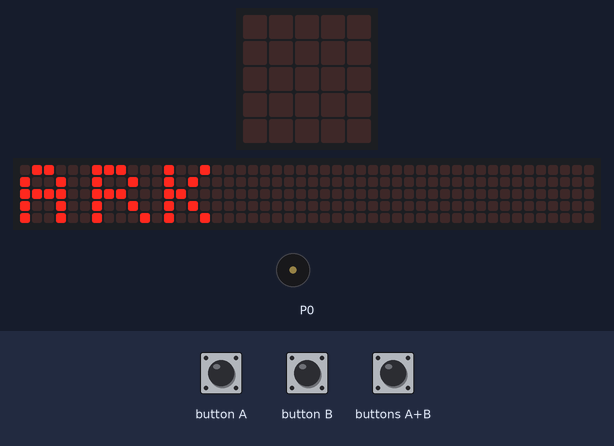
This program was run on a simulated BBC micro:bit (MakeCode). Parts: the board's 5×5 LED display, a strip that is not on the board, showing the scrolling text unrolled, buzzer (waves = sounding). The inputs (shaded band) are chosen by the test bench. The 48×5 strip is a reading aid, not a part: it shows the text the display is scrolling, unrolled, one strip-width of it at a time.

Above: at 3.8 s.
5.5 s: button A pressed for 0.15 s
At 7.0 s:
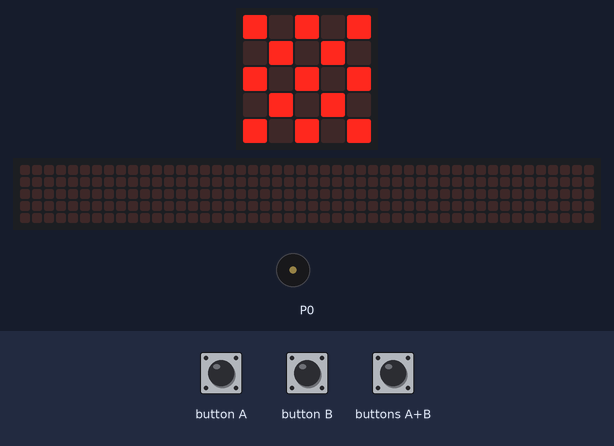
8.6 s: button B pressed for 0.15 s
9.3 s: buttons A+B pressed for 0.15 s
At 9.6 s:
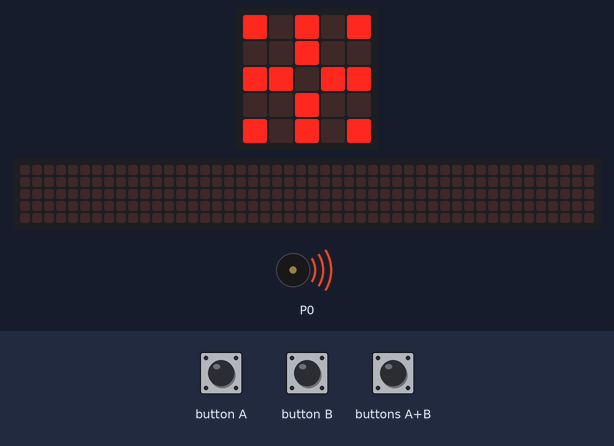
10.0 s: button A pressed for 0.15 s
At 10.6 s:
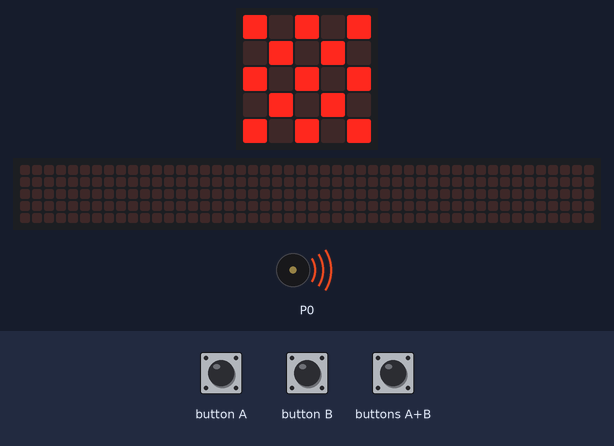
10.7 s: button B pressed for 0.15 s
At 13.5 s:
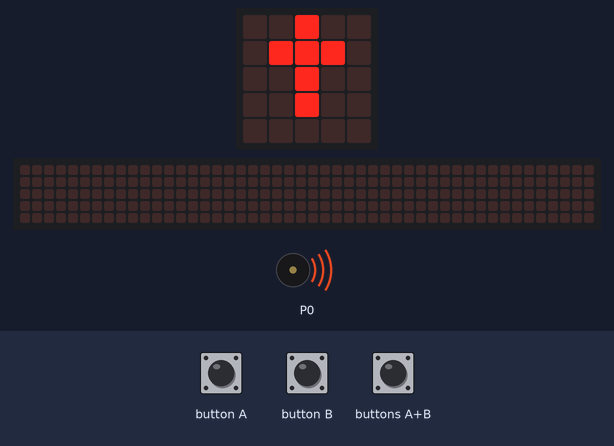
14.4 s: buttons A+B pressed for 1 s
At 16.24 s:
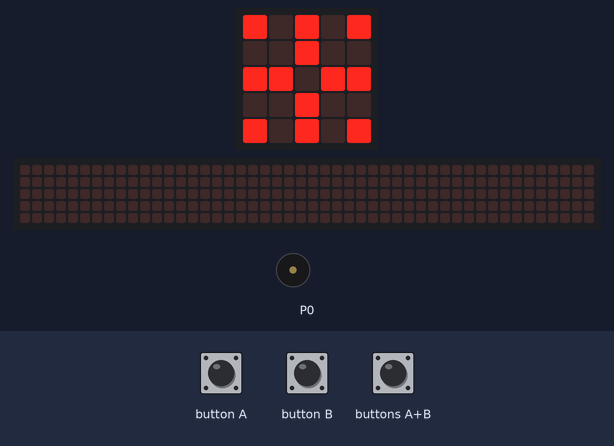
Timing chart, 0 to 17.0 s (numbered marks = the images above; inputs shaded):
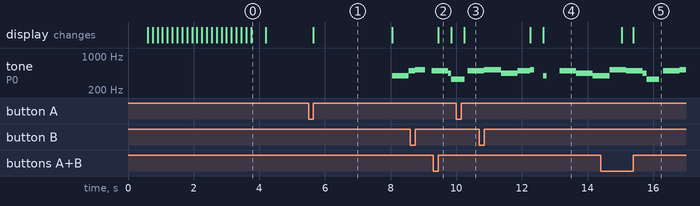

Measured:
- after the input at 5.5 s, tone on P0: silent → 392 Hz after 2.6 s, → 494 Hz 0.51 s later; the display: changes after 0.15 s (image 1)
- after the input at 8.6 s, tone on P0: 494 Hz → 523 Hz after 0.15 s, → silent 0.31 s later, → 494 Hz 0.20 s later
- after the input at 9.3 s, the display: changes after 0.15 s (image 2)
- after the input at 10.0 s, the display: changes after 0.25 s (image 3)
- after the input at 10.7 s, the display: first differs from a run without the input after 2.0 s (image 4)
- after the input at 14.4 s, the display: first differs from a run without the input after 1.0 s (image 5)
- what the display in image 0 shows lasts 0.4 s, from 3.8 s to 4.2 s

The program:

main.ts
```typescript
input.onButtonPressed(Button.A, function () {
    basic.showLeds(`
        # . # . #
        . # . # .
        # . # . #
        . # . # .
        # . # . #
        `)
    basic.pause(2000)
    basic.clearScreen()
    music.playMelody("G B A G C5 B A B ", 120)
})
input.onGesture(Gesture.Shake, function () {
    music.playMelody("A F E F D G E F ", 80)
})
input.onButtonPressed(Button.AB, function () {
    basic.showLeds(`
        # . # . #
        . . # . .
        # # . # #
        . . # . .
        # . # . #
        `)
    music.playMelody("E B C5 A B G A F ", 120)
})
input.onButtonPressed(Button.B, function () {
    music.playMelody("C5 B A G F E D C ", 120)
    basic.showLeds(`
        . . # . .
        . # # # .
        . . # . .
        . . # . .
        . . . . .
        `)
    basic.pause(2000)
    basic.clearScreen()
})
basic.showIcon(IconNames.Heart)
basic.showString("ARK")
```

test.ts
```typescript
// 在此处测试；当此软件包作为插件使用时，将不会编译此软件包。
```
